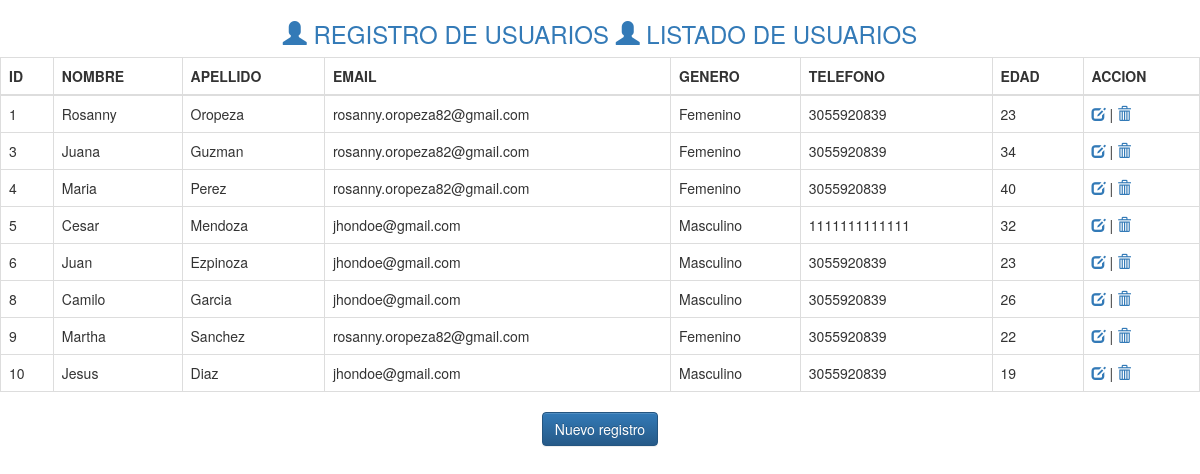
The app's page /index.php/usercrud/list with its own data.
### tables this page shows
CREATE TABLE IF NOT EXISTS `user` (
  `id` int(10) NOT NULL AUTO_INCREMENT,
  `first_name` varchar(100) NOT NULL,
  `last_name` varchar(100) NOT NULL,
  `email` varchar(100) NOT NULL,
  `gender` char(1) NOT NULL,
  `telephone` varchar(50) DEFAULT NULL,
  `age` int(3) NOT NULL,
  PRIMARY KEY (`id`)
);

### application/controllers/Usercrud.php (called while the page is built, shortened)
<?php
class Usercrud extends CI_Controller {
	public function __construct() {
		$this->load->model('user_model');
	}
	public function list()
	{
		$data['data'] 		= $this->user_model->get_all();
		$data['content'] 	= 'usercrud/list';
		$this->load->view('template',$data);
	}
}

### index.php (called while the page is built, shortened)
<?php
require_once BASEPATH.'core/CodeIgniter.php';

### application/models/User_model.php (called while the page is built, shortened)
<?php
class User_model extends CI_Model {
    public function get_all()
    {
        $this->db->from('user');
        $query = $this->db->get();
        if ($query){
        	return $query->result();
        }
        return false;
    }
}

### application/views/usercrud/list.php (the view, shortened to what this page needs)
<h3 class="text-center">
	<a href='<?php echo site_url() ?>/usercrud'><i class="glyphicon glyphicon-user"></i> REGISTRO DE USUARIOS</a>
	<a href='<?php echo site_url() ?>/usercrud/list'><i class="glyphicon glyphicon-user"></i> LISTADO DE USUARIOS</a>
</h3>
<table id="table_users" class="table table-bordered table-hover" cellspacing="0" width="100%">
<thead>
    <tr>
        <th>ID</th>
        <th>NOMBRE</th>
        <th>APELLIDO</th>
        <th>EMAIL</th>
        <th>GENERO</th>
        <th>TELEFONO</th>
        <th>EDAD</th>
        <th>ACCION</th>
    </tr>
</thead>
<tbody>
	<?php
	foreach ($data as $key => $value) {
    	?>
    	<tr>
    		<td><?php echo $value->id;?></td>
    		<td><?php echo $value->first_name;?></td>
    		<td><?php echo $value->last_name;?></td>
    		<td><?php echo $value->email;?></td>
    		<td><?php echo ($value->gender=='M' ? 'Masculino' : 'Femenino');?></td>
    		<td><?php echo $value->telephone;?></td>
    		<td><?php echo $value->age;?></td>
    		<td align="text-center">
				<a href="#" class="edit" 	data-id="<?php echo $value->id;?>"><i class="glyphicon glyphicon-edit"></i></a> |
				<a href="#" class="delete" data-id="<?php echo $value->id;?>"><i class="glyphicon glyphicon-trash"></i></a>
    		</td>
    	</tr>
    	<?php
	}
	?>
</tbody>
</table>
<div class="col-xs-12 col-sm-12 text-center">
    <input type="button" class="btn btn-primary" value="Nuevo registro" id="add_new">
</div>

### application/views/template.php (shortened to what this page needs)
<!DOCTYPE html>
<html>
<head>
	<link rel="stylesheet" href="https://maxcdn.bootstrapcdn.com/bootstrap/3.3.7/css/bootstrap.min.css">
	<link rel="stylesheet" href="https://maxcdn.bootstrapcdn.com/bootstrap/3.3.7/css/bootstrap-theme.min.css">
</head>
<body>
	<div id="container">
		<?php
			$this->load->view($content);
		?>
	</div>
</body>
</html>

### records on screen
user: id "1", first_name "Rosanny", last_name "Oropeza", email "rosanny.oropeza82@gmail.com", gender "Femenino", telephone "3055920839", age "23"
user: id "3", first_name "Juana", last_name "Guzman", email "rosanny.oropeza82@gmail.com", gender "Femenino", telephone "3055920839", age "34"
user: id "4", first_name "Maria", last_name "Perez", email "rosanny.oropeza82@gmail.com", gender "Femenino", telephone "3055920839", age "40"
user: id "5", first_name "Cesar", last_name "Mendoza", email "jhondoe@gmail.com", gender "Masculino", telephone "1111111111111", age "32"
user: id "6", first_name "Juan", last_name "Ezpinoza", email "jhondoe@gmail.com", gender "Masculino", telephone "3055920839", age "23"
user: id "8", first_name "Camilo", last_name "Garcia", email "jhondoe@gmail.com", gender "Masculino", telephone "3055920839", age "26"
user: id "9", first_name "Martha", last_name "Sanchez", email "rosanny.oropeza82@gmail.com", gender "Femenino", telephone "3055920839", age "22"
user: id "10", first_name "Jesus", last_name "Diaz", email "jhondoe@gmail.com", gender "Masculino", telephone "3055920839", age "19"
